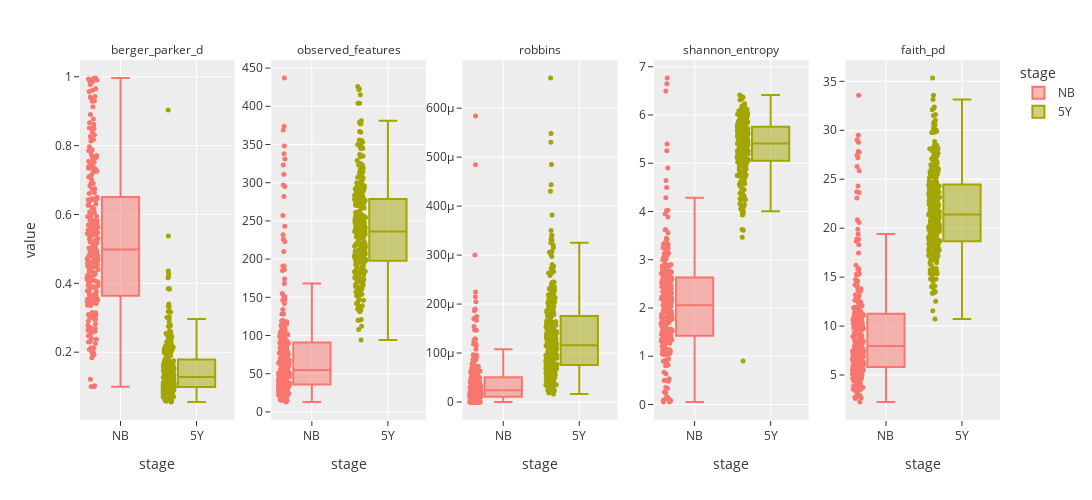

The notebook cell saved with this chart:
### Code cell
# Swedish child paper analysis

import pandas as pd
import plotly.express as px
import plotly.io as pio

pio.templates.default = "simple_white"
px.defaults.template = "ggplot2"

df = pd.read_csv('alpha_aggregated.tsv', sep = '\t')
df_new = df[df['folder']== '471_swedish']
metrics = ['berger_parker_d' , 'observed_features', 'robbins', 'shannon_entropy', 'faith_pd']
df_new['stage']  = df_new['Sample_Name'].apply(lambda x: x.split('-')[-1])
df_new['child']  = df_new['Sample_Name'].apply(lambda x: x.split('-')[0])
fig = px.box(df_new, y = metrics, x = 'stage', facet_col ="variable", color='stage', width= 1300, height=500,
            facet_col_spacing=0.04,  category_orders={'stage' : ['NB', '5Y']}, points='all')
fig.update_yaxes(matches=None)
fig.update_traces(marker=dict(size=5))
fig.for_each_annotation(lambda a: a.update(text=a.text.split("=")[-1]))

fig.update_xaxes(showticklabels=True)
fig.update_yaxes(showticklabels=True)
fig.show()
fig.write_image("dash_471.svg")

### Figure 1 — Plotly figure (JSON) as saved in the notebook; plotly's stock layout.template omitted (floating-point values rounded to 4 significant figures; data arrays with more than 128 entries replaced by an {"elided": "..."} marker saying what was removed)
{"data": [{"alignmentgroup": "True", "boxpoints": "all", "hovertemplate": "stage=%{x}<br>variable=berger_parker_d<br>value=%{y}<extra></extra>", "legendgroup": "NB", "marker": {"color": "#F8766D", "size": 5}, "name": "NB", "notched": false, "offsetgroup": "NB", "orientation": "v", "showlegend": true, "type": "box", "x": {"elided": "246 str values"}, "x0": " ", "xaxis": "x", "y": {"elided": "246 float values"}, "y0": " ", "yaxis": "y"}, {"alignmentgroup": "True", "boxpoints": "all", "hovertemplate": "stage=%{x}<br>variable=observed_features<br>value=%{y}<extra></extra>", "legendgroup": "NB", "marker": {"color": "#F8766D", "size": 5}, "name": "NB", "notched": false, "offsetgroup": "NB", "orientation": "v", "showlegend": false, "type": "box", "x": {"elided": "246 str values"}, "x0": " ", "xaxis": "x2", "y": {"elided": "246 int values"}, "y0": " ", "yaxis": "y2"}, {"alignmentgroup": "True", "boxpoints": "all", "hovertemplate": "stage=%{x}<br>variable=robbins<br>value=%{y}<extra></extra>", "legendgroup": "NB", "marker": {"color": "#F8766D", "size": 5}, "name": "NB", "notched": false, "offsetgroup": "NB", "orientation": "v", "showlegend": false, "type": "box", "x": {"elided": "246 str values"}, "x0": " ", "xaxis": "x3", "y": {"elided": "246 float values"}, "y0": " ", "yaxis": "y3"}, {"alignmentgroup": "True", "boxpoints": "all", "hovertemplate": "stage=%{x}<br>variable=shannon_entropy<br>value=%{y}<extra></extra>", "legendgroup": "NB", "marker": {"color": "#F8766D", "size": 5}, "name": "NB", "notched": false, "offsetgroup": "NB", "orientation": "v", "showlegend": false, "type": "box", "x": {"elided": "246 str values"}, "x0": " ", "xaxis": "x4", "y": {"elided": "246 float values"}, "y0": " ", "yaxis": "y4"}, {"alignmentgroup": "True", "boxpoints": "all", "hovertemplate": "stage=%{x}<br>variable=faith_pd<br>value=%{y}<extra></extra>", "legendgroup": "NB", "marker": {"color": "#F8766D", "size": 5}, "name": "NB", "notched": false, "offsetgroup": "NB", "orientation": "v", "showlegend": false, "type": "box", "x": {"elided": "246 str values"}, "x0": " ", "xaxis": "x5", "y": {"elided": "246 float values"}, "y0": " ", "yaxis": "y5"}, {"alignmentgroup": "True", "boxpoints": "all", "hovertemplate": "stage=%{x}<br>variable=berger_parker_d<br>value=%{y}<extra></extra>", "legendgroup": "5Y", "marker": {"color": "#A3A500", "size": 5}, "name": "5Y", "notched": false, "offsetgroup": "5Y", "orientation": "v", "showlegend": true, "type": "box", "x": {"elided": "287 str values"}, "x0": " ", "xaxis": "x", "y": {"elided": "287 float values"}, "y0": " ", "yaxis": "y"}, {"alignmentgroup": "True", "boxpoints": "all", "hovertemplate": "stage=%{x}<br>variable=observed_features<br>value=%{y}<extra></extra>", "legendgroup": "5Y", "marker": {"color": "#A3A500", "size": 5}, "name": "5Y", "notched": false, "offsetgroup": "5Y", "orientation": "v", "showlegend": false, "type": "box", "x": {"elided": "287 str values"}, "x0": " ", "xaxis": "x2", "y": {"elided": "287 int values"}, "y0": " ", "yaxis": "y2"}, {"alignmentgroup": "True", "boxpoints": "all", "hovertemplate": "stage=%{x}<br>variable=robbins<br>value=%{y}<extra></extra>", "legendgroup": "5Y", "marker": {"color": "#A3A500", "size": 5}, "name": "5Y", "notched": false, "offsetgroup": "5Y", "orientation": "v", "showlegend": false, "type": "box", "x": {"elided": "287 str values"}, "x0": " ", "xaxis": "x3", "y": {"elided": "287 float values"}, "y0": " ", "yaxis": "y3"}, {"alignmentgroup": "True", "boxpoints": "all", "hovertemplate": "stage=%{x}<br>variable=shannon_entropy<br>value=%{y}<extra></extra>", "legendgroup": "5Y", "marker": {"color": "#A3A500", "size": 5}, "name": "5Y", "notched": false, "offsetgroup": "5Y", "orientation": "v", "showlegend": false, "type": "box", "x": {"elided": "287 str values"}, "x0": " ", "xaxis": "x4", "y": {"elided": "287 float values"}, "y0": " ", "yaxis": "y4"}, {"alignmentgroup": "True", "boxpoints": "all", "hovertemplate": "stage=%{x}<br>variable=faith_pd<br>value=%{y}<extra></extra>", "legendgroup": "5Y", "marker": {"color": "#A3A500", "size": 5}, "name": "5Y", "notched": false, "offsetgroup": "5Y", "orientation": "v", "showlegend": false, "type": "box", "x": {"elided": "287 str values"}, "x0": " ", "xaxis": "x5", "y": {"elided": "287 float values"}, "y0": " ", "yaxis": "y5"}], "layout": {"annotations": [{"font": {}, "showarrow": false, "text": "berger_parker_d", "x": 0.084, "xanchor": "center", "xref": "paper", "y": 1, "yanchor": "bottom", "yref": "paper"}, {"font": {}, "showarrow": false, "text": "observed_features", "x": 0.292, "xanchor": "center", "xref": "paper", "y": 1, "yanchor": "bottom", "yref": "paper"}, {"font": {}, "showarrow": false, "text": "robbins", "x": 0.5, "xanchor": "center", "xref": "paper", "y": 1, "yanchor": "bottom", "yref": "paper"}, {"font": {}, "showarrow": false, "text": "shannon_entropy", "x": 0.708, "xanchor": "center", "xref": "paper", "y": 1, "yanchor": "bottom", "yref": "paper"}, {"font": {}, "showarrow": false, "text": "faith_pd", "x": 0.916, "xanchor": "center", "xref": "paper", "y": 1, "yanchor": "bottom", "yref": "paper"}], "boxmode": "overlay", "height": 500, "legend": {"title": {"text": "stage"}, "tracegroupgap": 0}, "margin": {"t": 60}, "width": 1300, "xaxis": {"anchor": "y", "categoryarray": ["NB", "5Y"], "categoryorder": "array", "domain": [0, 0.168], "showticklabels": true, "title": {"text": "stage"}}, "xaxis2": {"anchor": "y2", "categoryarray": ["NB", "5Y"], "categoryorder": "array", "domain": [0.208, 0.376], "matches": "x", "showticklabels": true, "title": {"text": "stage"}}, "xaxis3": {"anchor": "y3", "categoryarray": ["NB", "5Y"], "categoryorder": "array", "domain": [0.416, 0.584], "matches": "x", "showticklabels": true, "title": {"text": "stage"}}, "xaxis4": {"anchor": "y4", "categoryarray": ["NB", "5Y"], "categoryorder": "array", "domain": [0.624, 0.792], "matches": "x", "showticklabels": true, "title": {"text": "stage"}}, "xaxis5": {"anchor": "y5", "categoryarray": ["NB", "5Y"], "categoryorder": "array", "domain": [0.832, 1], "matches": "x", "showticklabels": true, "title": {"text": "stage"}}, "yaxis": {"anchor": "x", "domain": [0, 1], "showticklabels": true, "title": {"text": "value"}}, "yaxis2": {"anchor": "x2", "domain": [0, 1], "showticklabels": true}, "yaxis3": {"anchor": "x3", "domain": [0, 1], "showticklabels": true}, "yaxis4": {"anchor": "x4", "domain": [0, 1], "showticklabels": true}, "yaxis5": {"anchor": "x5", "domain": [0, 1], "showticklabels": true}}}
